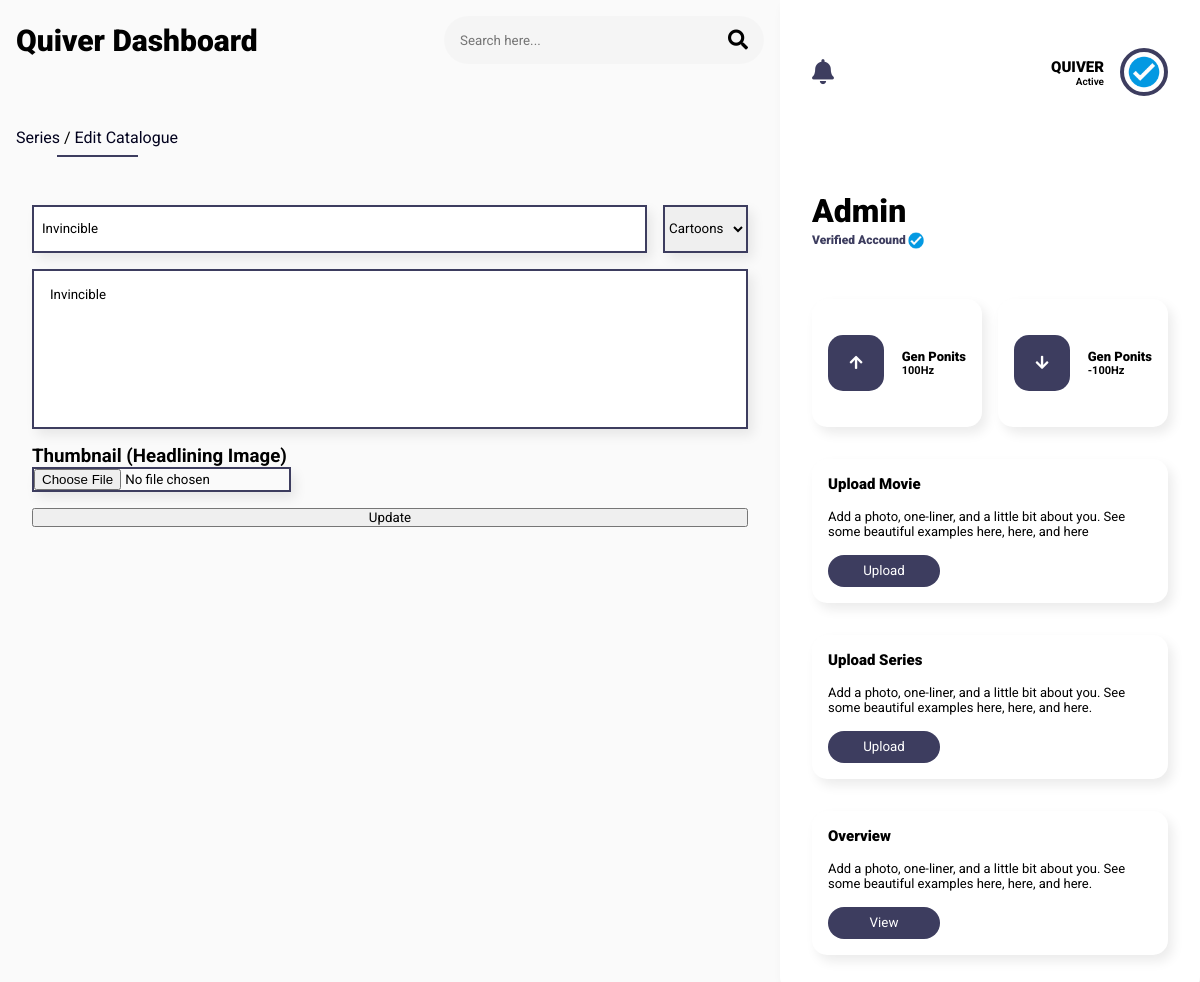
/admin/edit-catalogue.php?id=4 (signed in), run on the app's committed database.
### tables this page shows
CREATE TABLE `catalogue` (
  `id` int(11) NOT NULL,
  `title` text NOT NULL,
  `body` text NOT NULL,
  `thumbnail` varchar(225) NOT NULL,
  `category_id` int(11) NOT NULL
);

CREATE TABLE `categories` (
  `id` int(10) NOT NULL,
  `title` varchar(100) NOT NULL,
  `description` text NOT NULL
);

### admin/edit-catalogue.php (the view, shortened to what this page needs)
<?php
include ('./includes/header.php') ;
if(isset($_GET['id'])){
    $id = filter_var($_GET['id'], FILTER_SANITIZE_NUMBER_INT);
    $query = "SELECT * FROM catalogue WHERE id=$id";
    $query_result = mysqli_query($connection, $query);
    $category_query = "SELECT * FROM categories";
    $category_query_result = mysqli_query($connection, $category_query);
    if(mysqli_num_rows($query_result) == 1){
        $catalogue = mysqli_fetch_assoc($query_result);
    }
}else{
    header('location: ' . ROOT_URL . 'manage-catalogue.php');
}
?>
<div class="main">
        <div class="main-container">
            <div class="center">
                <div class="padding intro">
                    <h1>Quiver Dashboard</h1>
                    <div class="center-right-nav">
                        <div class="search">
                            <input type="search" placeholder="Search here...">
                            <i class="fas fa-search"></i>
                        </div>
                    </div>
                </div>
                <div class="padding second-nav">
                    <ul>
                        <li><span><a href="series.php">Series</a> / <a href="#">Edit Catalogue</a></span><hr></li>
                    </ul>
                </div>
                <form class="upload-form" action="<?= ROOT_URL ?>edit-catalogue-logic.php" method="post">
                    <div class="form-container">
                        <div class="form-top">
                            <input type="text" name="title" value="<?= $catalogue['title'] ?>" placeholder="Title" required>
                            <select name="category_id">
                                <?php foreach ($category_query_result as $key) :?>
                                    <option value="<?= $key['id'] ?>" <?= $catalogue['category_id'] == $key['id'] ? 'selected' : '' ?> ><?= $key['title'] ?></option>
                                <?php endforeach ?>
                            </select>
                        </div>
                        <textarea name="body" placeholder="About catalogue" required><?= $catalogue['body']; ?></textarea>
                        <div class="thubnail">
                            <h3>Thumbnail (Headlining Image)</h3>
                            <input type="file" placeholder="Thumbnail" name="thumbnail">
                        </div>
                        <button type="submit" name="submit">Update</button>
                    </div>
                </form>
            </div>
            <?php include ('./includes/aside.php') ?>
</body>
</html>

### admin/css/style.css (style rules this page uses)
* { margin: 0; padding: 0; bottom: 0; text-decoration: none; list-style: none; box-sizing: border-box; top: 0; color: balck; font-family: 'Poppins', sans-serif; font-family: 'Roboto', sans-serif; }
:root { --background-color: rgb(255, 255, 255); --color-danger: rgb(61, 61, 95); --side-color: rgba(2, 2, 30, 0.02); --admin-shadow: 0.3rem 0.4rem 0.7rem rgb(0 0 0 / 8%); }
body { overflow-x: hidden; background: var(--side-color); }
a { color: #02021E; }
.main { width: 100vw; }
.main-container { display: grid; grid-template-columns: 70% 30%; flex-direction: column; justify-content: center; }
.center { display: flex; flex-direction: column; }
.center h1 { font-weight: 900; font-size: 30px; }
.padding { padding: 1rem; }
.intro { display: flex; justify-content: space-between; align-items: center; }
.center-right-nav { display: flex; }
.search { height: 3rem; padding: 1rem; width: 20rem; display: flex; align-items: center; justify-content: space-between; background: var(--side-color); border-radius: 50px; }
.search input { background: none; border: none; outline: none; width: 100%; color: #02021E; }
.search i { font-weight: 900; font-size: 20px; }
.second-nav { display: flex; width: 100%; }
.second-nav ul { width: 100%; display: flex; gap: 5rem; margin-top: 2rem; }
.second-nav li { display: flex; flex-direction: column; gap: 0.5rem; align-items: center; }
.second-nav li hr { background: var(--color-danger); height: 0.1rem; border: none; outline: none; width: 50%; }
@media screen and (max-width: 1300px) { .main-container { width: 100vw; grid-template-columns: 65% 35%; } }
.upload-form { width: 100%; padding: 2rem; display: flex; flex-direction: column; }
.form-container { width: 100%; display: flex; flex-direction: column; gap: 1rem; }
.form-top, .form-bottom { width: 100%; display: flex; gap: 1rem; }
.form-top input { width: 100%; height: 3rem; padding: 0.5rem; }
.upload-form textarea { width: 100%; height: 10rem; resize: none; padding: 1rem; }
.upload-form input, .upload-form select, .upload-form option, .upload-form textarea { outline: none; border: 2px solid var(--color-danger); box-shadow: var(--admin-shadow); }

### data on the page
catalogue: title "Invincible", category_id "Cartoons", body "Invincible"
